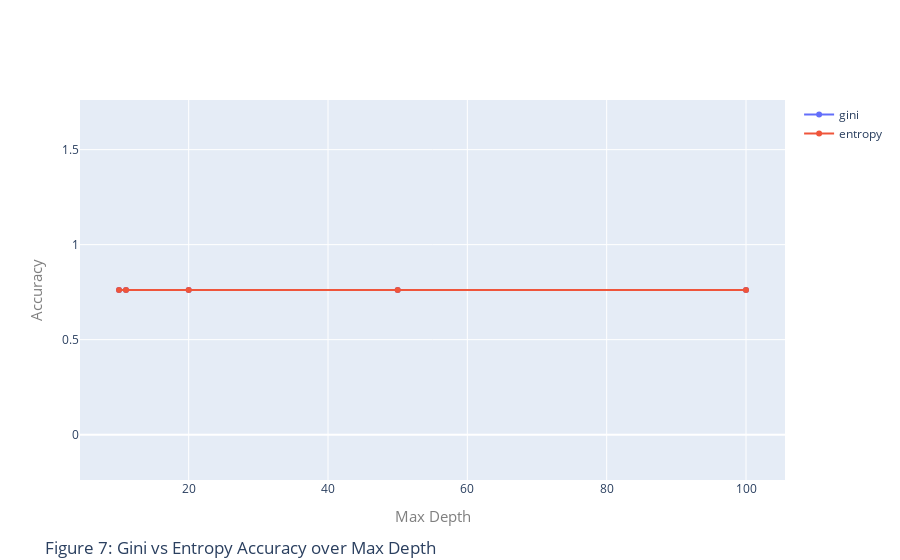

The cell this chart's notebook holds for it:
### Code cell
plotGiniEntropy()

### Figure 1 — Plotly figure (JSON) as saved in the notebook; plotly's stock layout.template omitted (floating-point values rounded to 4 significant figures)
{"data": [{"mode": "lines+markers", "name": "gini", "type": "scatter", "x": [10, 11, 20, 50, 100], "y": [0.7612, 0.7612, 0.7612, 0.7612, 0.7612]}, {"mode": "lines+markers", "name": "entropy", "type": "scatter", "x": [10, 11, 20, 50, 100], "y": [0.7612, 0.7612, 0.7612, 0.7612, 0.7612]}], "layout": {"autosize": true, "title": {"text": "Figure 7: Gini vs Entropy Accuracy over Max Depth", "xref": "container", "y": 0.01}, "xaxis": {"autorange": true, "range": [4.631, 105.4], "title": {"font": {"color": "#7f7f7f", "size": 15}, "text": "Max Depth"}, "type": "linear"}, "yaxis": {"autorange": true, "range": [-0.2388, 1.761], "title": {"font": {"color": "#7f7f7f", "size": 15}, "text": "Accuracy"}, "type": "linear"}}}
